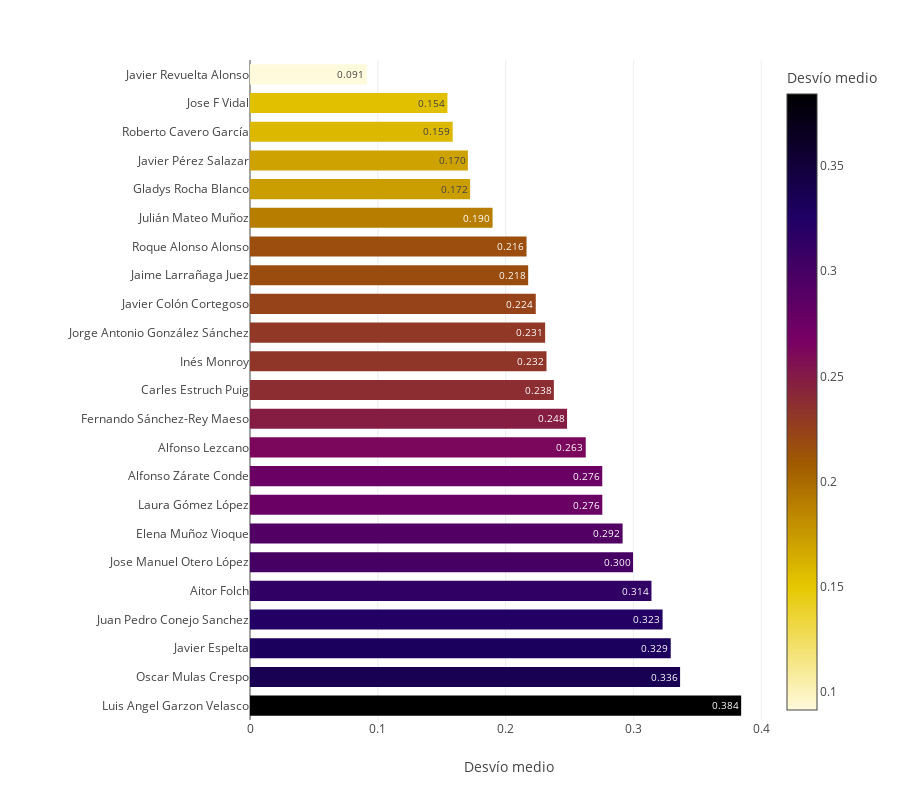

The code cell stored with this chart in its notebook:
### Code cell
def grafico_clasificacion(df_porra_desvios_porc):
    graf_clasificacion=px.bar(df_porra_desvios_porc, x='Media',y='Nombre',
                            orientation='h',
                            height=800,
                            color='Media',
                            #color_continuous_scale='Viridis',
                            color_continuous_scale=px.colors.sequential.Electric_r,
                            text_auto=False,
                            labels={'Media':'Desvío medio'}
                            
                            )

    graf_clasificacion.update_layout(
        showlegend=False,
        margin=dict(l=250),
        bargap=.5
        
    )

    graf_clasificacion.update_yaxes(
        autorange="reversed",
        title='')

    graf_clasificacion.update_traces(
        width=.7,
        texttemplate='%{x:.3f}', textposition='inside'
    )

    return graf_clasificacion

### Figure 1 — Plotly figure (JSON) as saved in the notebook; plotly's stock layout.template omitted (floating-point values rounded to 4 significant figures)
{"data": [{"alignmentgroup": "True", "hovertemplate": "Desvío medio=%{marker.color}<br>Nombre=%{y}<extra></extra>", "legendgroup": "", "marker": {"color": [0.09142, 0.1545, 0.1586, 0.1705, 0.1722, 0.1898, 0.2164, 0.2176, 0.2236, 0.2309, 0.232, 0.2377, 0.2481, 0.2627, 0.2756, 0.2756, 0.2915, 0.2997, 0.3141, 0.3228, 0.3292, 0.3365, 0.3843], "coloraxis": "coloraxis", "pattern": {"shape": ""}}, "name": "", "offsetgroup": "", "orientation": "h", "showlegend": false, "textposition": "inside", "texttemplate": "%{x:.3f}", "type": "bar", "width": 0.7, "x": [0.09142, 0.1545, 0.1586, 0.1705, 0.1722, 0.1898, 0.2164, 0.2176, 0.2236, 0.2309, 0.232, 0.2377, 0.2481, 0.2627, 0.2756, 0.2756, 0.2915, 0.2997, 0.3141, 0.3228, 0.3292, 0.3365, 0.3843], "xaxis": "x", "y": ["Javier Revuelta Alonso", "Jose F Vidal", "Roberto Cavero García", "Javier Pérez Salazar", "Gladys Rocha Blanco", "Julián Mateo Muñoz", "Roque Alonso Alonso", "Jaime Larrañaga Juez", "Javier Colón Cortegoso", "Jorge Antonio González Sánchez", "Inés Monroy", "Carles Estruch Puig", "Fernando Sánchez-Rey Maeso", "Alfonso Lezcano", "Alfonso Zárate Conde", "Laura Gómez López", "Elena Muñoz Vioque", "Jose Manuel Otero López", "Aitor Folch", "Juan Pedro Conejo Sanchez", "Javier Espelta", "Oscar Mulas Crespo", "Luis Angel Garzon Velasco"], "yaxis": "y"}], "layout": {"bargap": 0.5, "barmode": "relative", "coloraxis": {"colorbar": {"title": {"text": "Desvío medio"}}, "colorscale": [[0, "rgb(255,250,220)"], [0.2, "rgb(230,200,0)"], [0.4, "rgb(160,90,0)"], [0.6, "rgb(120,0,100)"], [0.8, "rgb(30,0,100)"], [1, "rgb(0,0,0)"]]}, "height": 800, "legend": {"tracegroupgap": 0}, "margin": {"l": 250, "t": 60}, "showlegend": false, "xaxis": {"anchor": "y", "domain": [0, 1], "title": {"text": "Desvío medio"}}, "yaxis": {"anchor": "x", "autorange": "reversed", "domain": [0, 1], "title": {"text": ""}}}}
